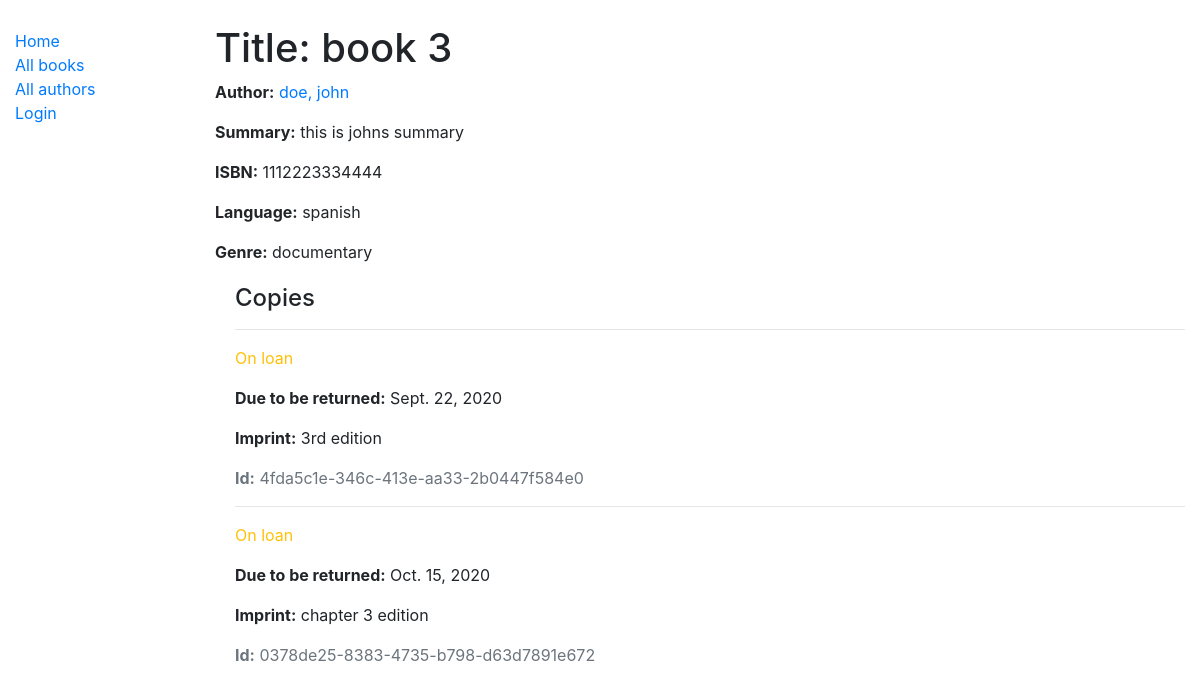
The app's page /catalog/book/4 with its own data.
### catalog/models.py (models this page shows, shortened)
class Book(models.Model):
    title = models.CharField(max_length=200)
    author = models.ForeignKey('Author', on_delete=models.SET_NULL, null=True)
    summary = models.TextField(max_length=1000, help_text='Enter a brief description of the book')
    isbn = models.CharField('ISBN', max_length=13, help_text='13 Character <a href="https://www.isbn-international.org/content/what-isbn">ISBN number</a>')
    genre = models.ManyToManyField(Genre, help_text='Select a genre for this book')
    language = models.ForeignKey(Language, on_delete=models.SET_NULL, null=True)
    def display_genre(self):
        """Create a string for the Genre. This is required to display genre in Admin."""
        return ', '.join(genre.name for genre in self.genre.all()[:3])
    display_genre.short_description = 'Genre'

class Author(models.Model):
    first_name = models.CharField(max_length=100)
    last_name = models.CharField(max_length=100)
    date_of_birth = models.DateField(null=True, blank=True)
    date_of_death = models.DateField('Died', null=True, blank=True)
    class Meta:
        ordering = ['last_name', 'first_name']
    def __str__(self):
        return f'{self.last_name}, {self.first_name} '
    class Meta:
        ordering = ['last_name']

class Language(models.Model):
    name = models.CharField(max_length=200,
                            help_text="Enter the book's natural language (e.g. English, French, Japanese etc.)")
    def __str__(self):
        return self.name

class Genre(models.Model):
    name = models.CharField(max_length=200, help_text='Enter a book genre (e.g. Science Fiction)')
    def __str__(self):
        return self.name

class BookInstance(models.Model):
    id = models.UUIDField(primary_key=True, default=uuid.uuid4, help_text='Unique ID for this particular book across whole library')
    book = models.ForeignKey('Book', on_delete=models.SET_NULL, null=True)
    imprint = models.CharField(max_length=200)
    due_back = models.DateField(null=True, blank=True)
    borrower = models.ForeignKey(User, on_delete=models.SET_NULL, null=True, blank=True)
    LOAN_STATUS = (
        ('m', 'Maintenance'),
        ('o', 'On loan'),
        ('a', 'Available'),
        ('r', 'Reserved'),
    )
    status = models.CharField(
        max_length=1,
        choices=LOAN_STATUS,
        blank=True,
        default='m',
        help_text='Book availability',
    )
    class Meta:
        ordering = ['due_back']
        permissions = (("can_mark_returned", "Set book as returned"),)

### catalog/views.py (the view)
# urls.py: path('book/<int:pk>', views.BookDetailView.as_view(), name='book-detail'),
class BookDetailView(generic.DetailView):
    model = Book

### catalog/templates/catalog/book_detail.html
{% extends "base_generic.html" %}
{% block content %}
  <h1>Title: {{ book.title }}</h1>
  <p><strong>Author:</strong> <a href="{% url 'author-detail' pk=book.author.id %}">{{ book.author }}</a></p>
  <p><strong>Summary:</strong> {{ book.summary }}</p>
  <p><strong>ISBN:</strong> {{ book.isbn }}</p>
  <p><strong>Language:</strong> {{ book.language }}</p>
  <p><strong>Genre:</strong> {{ book.genre.all|join:", " }}</p>
  <div style="margin-left:20px;margin-top:20px">
    <h4>Copies</h4>
    {% for copy in book.bookinstance_set.all %}
      <hr>
      <p class="{% if copy.status == 'a' %}text-success{% elif copy.status == 'm' %}text-danger{% else %}text-warning{% endif %}">
        {{ copy.get_status_display }}
      </p>
      {% if copy.status != 'a' %}
        <p><strong>Due to be returned:</strong> {{ copy.due_back }}</p>
      {% endif %}
      <p><strong>Imprint:</strong> {{ copy.imprint }}</p>
      <p class="text-muted"><strong>Id:</strong> {{ copy.id }}</p>
    {% endfor %}
  </div>
{% endblock %}

### records on screen
Book: title "book 3", author "doe, john", summary "this is johns summary", isbn "1112223334444", language "spanish", genre.all "documentary"
BookInstance: status "On loan", due_back "Sept. 22, 2020", imprint "3rd edition", id "4fda5c1e-346c-413e-aa33-2b0447f584e0"
BookInstance: status "On loan", due_back "Oct. 15, 2020", imprint "chapter 3 edition", id "0378de25-8383-4735-b798-d63d7891e672"
